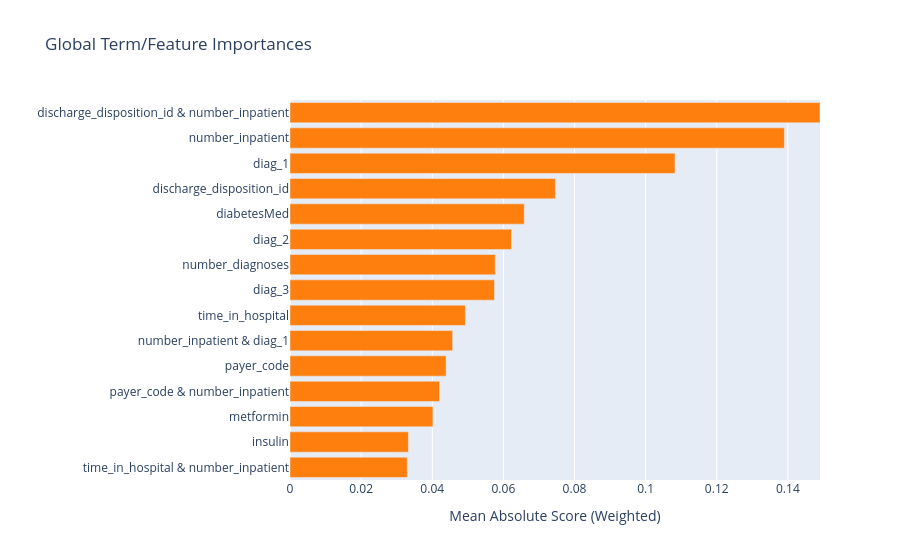

Source (notebook cell):
### Code cell
ebm_global.visualize()

### Figure 1 — Plotly figure (JSON) as saved in the notebook; plotly's stock layout.template omitted (floating-point values rounded to 4 significant figures)
{"data": [{"marker": {"color": ["#ff7f0e", "#ff7f0e", "#ff7f0e", "#ff7f0e", "#ff7f0e", "#ff7f0e", "#ff7f0e", "#ff7f0e", "#ff7f0e", "#ff7f0e", "#ff7f0e", "#ff7f0e", "#ff7f0e", "#ff7f0e", "#ff7f0e"]}, "orientation": "h", "type": "bar", "x": [0.03297, 0.0333, 0.04019, 0.04203, 0.04388, 0.04573, 0.0493, 0.05749, 0.05771, 0.06228, 0.06587, 0.07462, 0.1083, 0.139, 0.149], "y": ["time_in_hospital & number_inpatient", "insulin", "metformin", "payer_code & number_inpatient", "payer_code", "number_inpatient & diag_1", "time_in_hospital", "diag_3", "number_diagnoses", "diag_2", "diabetesMed", "discharge_disposition_id", "diag_1", "number_inpatient", "discharge_disposition_id & number_inpatient"]}], "layout": {"title": {"text": "Global Term/Feature Importances"}, "xaxis": {"range": [0, 0.149], "title": {"text": "Mean Absolute Score (Weighted)"}}, "yaxis": {"automargin": true, "dtick": 1, "title": {"text": ""}}}}
